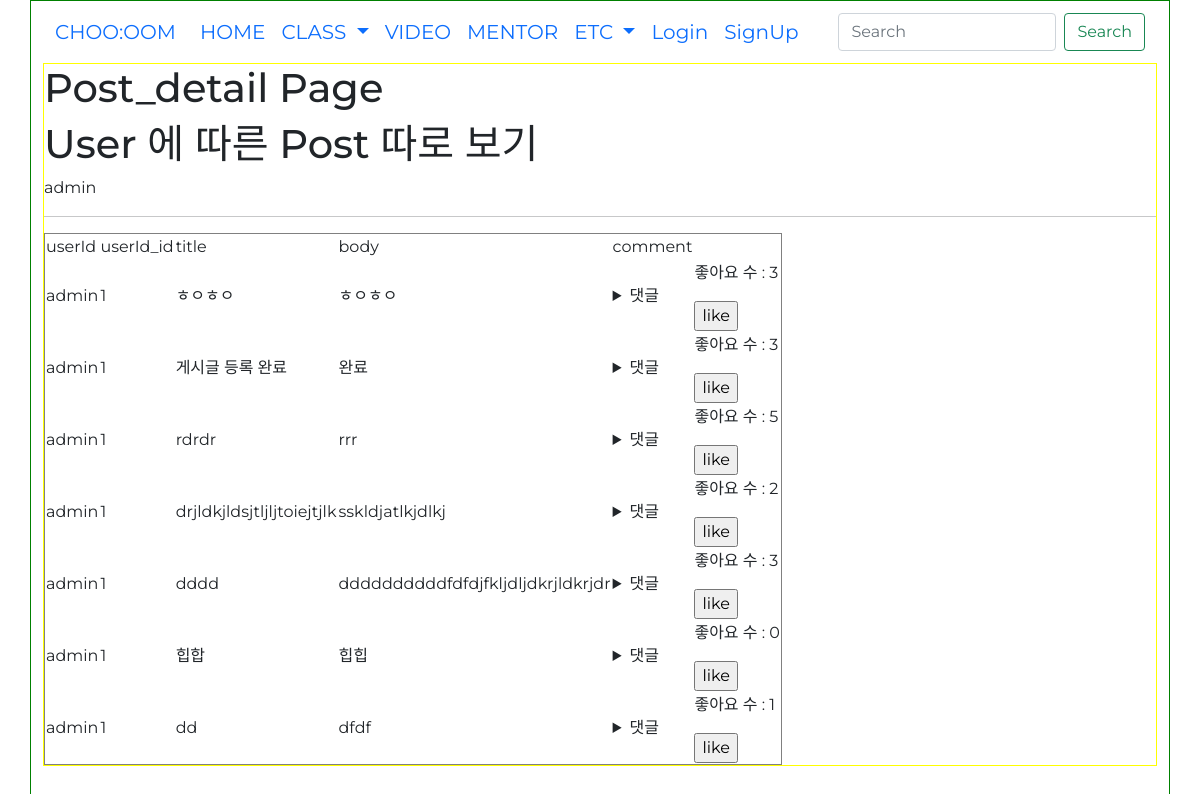
Page /post_detail/1 on the committed database.
### accounts/models.py (models this page shows)
class userProfile(AbstractUser):
    nickname = models.CharField(max_length=50, null=True, blank=True) # 실제 이름
    danceSkill = models.CharField(max_length=10 ,null=True, blank=True) # 상 중 하
    phoneNum = models.IntegerField(null=True, blank=True)
    gender = models.CharField(max_length=10 ,null=True, blank=True)
    createdAt = models.DateTimeField(auto_now_add=True)
    birth = models.DateField(null=True, blank=True)
    def __str__(self):
        return self.username

### danceapp/models.py (models this page shows, shortened)
class Post(models.Model):
    userId = models.ForeignKey(userProfile, on_delete=models.CASCADE) # 회원ID # User 모델의 pk를 가져옴
    title = models.CharField(max_length=200) # 제목
    body = models.TextField() # 게시물 설명
    uploadDate = models.DateTimeField(auto_now_add=True) # 처음 업로드 시간
    updateDate = models.DateTimeField(auto_now=True) # 수정 시간
    photo = models.ImageField(blank=True, null=True, upload_to='thumbnail') # 썸네일 # upload_to : static/blog_photo 로 저장해줘
    video = models.FileField(blank=True, null=True, upload_to='video') # 배포시에는 models.FilePathField()사용
    genreName = models.ForeignKey(Genre, null=True, on_delete=models.CASCADE) # 장르
    likes_user = models.ManyToManyField(userProfile, related_name='likes', blank=True) # 좋아요 누른 사람
    likes_count = models.PositiveIntegerField(default=0) # 좋아요 개수

### danceapp/views.py (the view)
# urls.py: path('post_detail/<int:userId_id>', views.post_detail, name='post_detail'),
def post_detail(request, userId_id):
    posts = Post.objects.filter(userId=userId_id).order_by('-uploadDate')
    user = get_object_or_404(userProfile, pk=userId_id)
    comment_form = CommentForm()
    context = {
        'posts':posts,
        'comment_form':comment_form,
        'user':user,
    }
    return render(request, 'post_detail.html', context)

### danceapp/forms.py
class CommentForm(forms.ModelForm):
    class Meta:
        model = Comment
        fields = ['comment']
    def __init__(self, *args, **kwargs):
        super(CommentForm, self).__init__(*args, **kwargs)
        self.fields['comment'].widget.attrs = {
            'class': 'form-control',
            'placeholder': "댓글 입력",
            'rows':10
        }

### danceapp/models.py (called while the page is built)
    def __str__(self):
        return self.comment

### danceapp/templates/post_detail.html (shortened to what this page needs)
{% extends 'base.html' %}
{% block content %}
<h1>Post_detail Page</h1>
<h1>User 에 따른 Post 따로 보기</h1>
{{ user.username }}
<hr>
<table border="1">
    <tr>
        <td>userId</td>
        <td>userId_id</td>
        <td>title</td>
        <td>body</td>
        <td>comment</td>
    </tr>
    {% for post in posts %}
    <tr>
        <td>{{ post.userId }}</td>
        <td>{{ post.userId_id }}</td>
        <td>{{ post.title }}</td>
        <td>{{ post.body }}</td>
        <td>
            <details>
                <summary>댓글</summary>
                {% for comment in post.comment_set.all %}
                <br>
                {% endfor %}
            </details>
        </td>
        <td>
            <form action="{% url 'likes' post.id %}" method="POST">
                <p>
                    좋아요 수 : {{ post.likes_count }}
                </p>
                {% if request.user in post.likes_user.all %}
                <input type="submit" value="dislike">
                {% else %}
                <input type="submit" value="like">
                {% endif %}
            </form>
        </td>
    </tr>
    {% endfor %}
</table>
{% endblock %}

### static/css/index.css (style rules this page uses)
* { font-family: 'Montserrat'; }

### rows in the picture
userProfile: username "admin"
Post: userId "admin", userId_id "1", title "ㅎㅇㅎㅇ", body "ㅎㅇㅎㅇ", likes_count "3"
Post: userId "admin", userId_id "1", title "게시글 등록 완료", body "완료", likes_count "3"
Post: userId "admin", userId_id "1", title "rdrdr", body "rrr", likes_count "5"
Post: userId "admin", userId_id "1", title "drjldkjldsjtljljtoiejtjlk", body "sskldjatlkjdlkj", likes_count "2"
Post: userId "admin", userId_id "1", title "dddd", body "ddddddddddfdfdjfkljdljdkrjldkrjdr", likes_count "3"
Post: userId "admin", userId_id "1", title "힙합", body "힙힙", likes_count "0"
Post: userId "admin", userId_id "1", title "dd", body "dfdf", likes_count "1"
